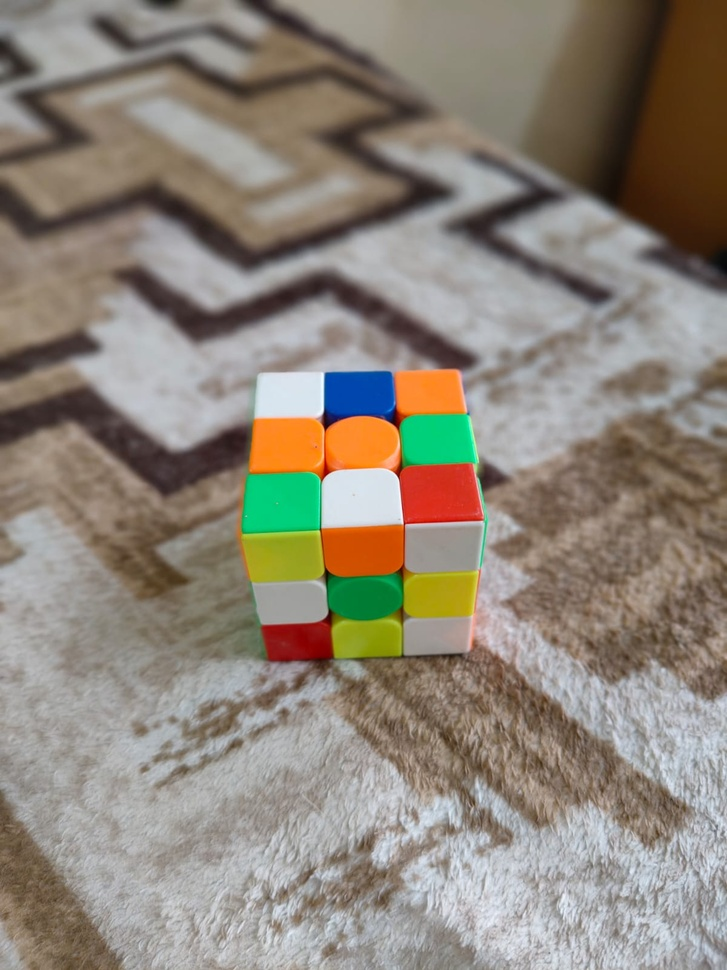
#> input picture Data/Original_Photo.jpeg, 727 x 970 px, shrunk from 1200 x 1600 before the run, found by its file name
$ python task1_restoration_segmentation.py
#> lines starting #> are read from the running program, lines starting #| are printed output that depends on the picture; after the words box and inside, x2 and y2 are one past the last pixel; in counts of white or black regions, pixels touching at a corner belong together; long printed decimals are rounded
import cv2
import numpy as np
import matplotlib.pyplot as plt
from skimage.metrics import peak_signal_noise_ratio as psnr
from skimage.metrics import structural_similarity as ssim

# ---------- Load Image ----------
img = cv2.imread('data/Original_Photo.jpeg')
#> img is the input picture: shape (970, 727, 3); mean B, G, R 121.1, 132.9, 141.3
img = cv2.cvtColor(img, cv2.COLOR_BGR2RGB)
gray = cv2.cvtColor(img, cv2.COLOR_RGB2GRAY)

# ---------- A. ADD NOISE ----------
def add_gaussian_noise(image, mean=0, sigma=25):
#> called with mean = 0, sigma = 25
    noise = np.random.normal(mean, sigma, image.shape).astype(np.float32)
    noisy = image.astype(np.float32) + noise
    return np.clip(noisy, 0, 255).astype(np.uint8)
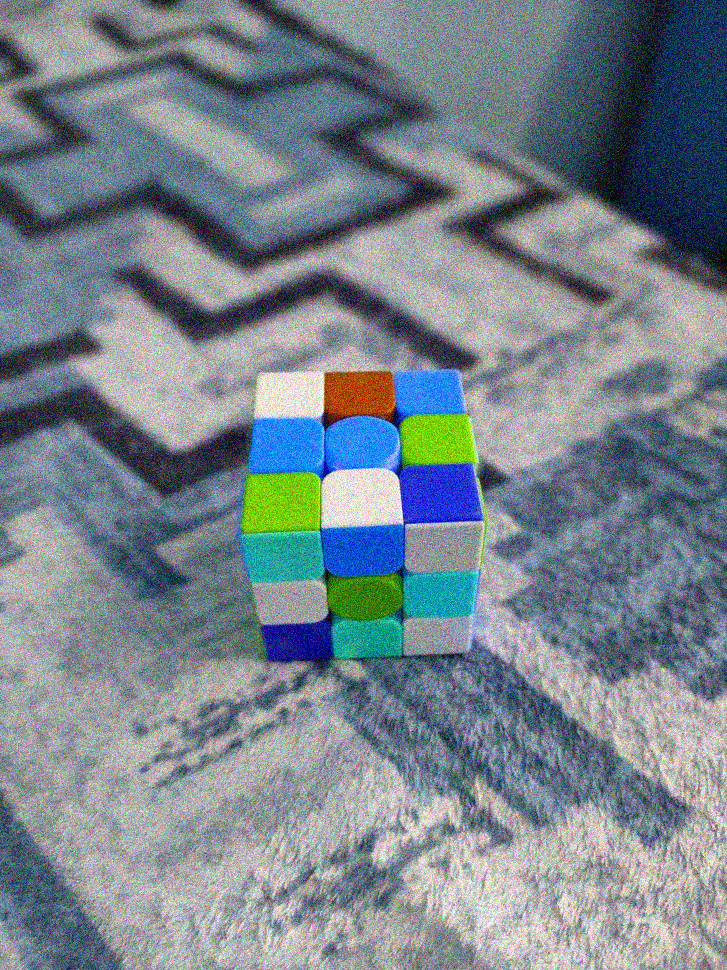
#> returned value: shape (970, 727, 3); mean of channels 0, 1, 2 140.8, 132.5, 121; drawn as B, G, R

def add_salt_pepper_noise(image, amount=0.02):
#> called with amount = 0.02
    noisy = image.copy()
    num_salt = int(amount * image.size * 0.5)
#> num_salt = 21155
    num_pepper = int(amount * image.size * 0.5)
#> num_pepper = 21155
    coords = [np.random.randint(0, i-1, num_salt) for i in image.shape[:2]]
    noisy[coords[0], coords[1]] = 255
    coords = [np.random.randint(0, i-1, num_pepper) for i in image.shape[:2]]
    noisy[coords[0], coords[1]] = 0
    return noisy

gaussian_noisy = add_gaussian_noise(img)
sp_noisy = add_salt_pepper_noise(img)

# ---------- B. RESTORE (Filtering) ----------
gaussian_restored = cv2.GaussianBlur(gaussian_noisy, (5,5), 0)
median_restored = cv2.medianBlur(sp_noisy, 5)

# ---------- C. METRICS ----------
print("PSNR (Gaussian noisy vs original):", psnr(img, gaussian_noisy))
#| PSNR (Gaussian noisy vs original): 20.282
print("PSNR (Gaussian restored vs original):", psnr(img, gaussian_restored))
#| PSNR (Gaussian restored vs original): 30.214
print("SSIM (Gaussian restored vs original):", ssim(img, gaussian_restored, channel_axis=2))
#| SSIM (Gaussian restored vs original): 0.7469

print("PSNR (S&P noisy vs original):", psnr(img, sp_noisy))
#| PSNR (S&P noisy vs original): 17.788
print("PSNR (Median restored vs original):", psnr(img, median_restored))
#| PSNR (Median restored vs original): 33.886
print("SSIM (Median restored vs original):", ssim(img, median_restored, channel_axis=2))
#| SSIM (Median restored vs original): 0.9187

# ---------- Save outputs ----------
cv2.imwrite('outputs/task1_restoration/gaussian_noisy.jpg', cv2.cvtColor(gaussian_noisy, cv2.COLOR_RGB2BGR))
cv2.imwrite('outputs/task1_restoration/sp_noisy.jpg', cv2.cvtColor(sp_noisy, cv2.COLOR_RGB2BGR))
cv2.imwrite('outputs/task1_restoration/gaussian_restored.jpg', cv2.cvtColor(gaussian_restored, cv2.COLOR_RGB2BGR))
cv2.imwrite('outputs/task1_restoration/median_restored.jpg', cv2.cvtColor(median_restored, cv2.COLOR_RGB2BGR))

# ---------- D. MORPHOLOGICAL PROCESSING & SEGMENTATION ----------
_, binary = cv2.threshold(gray, 127, 255, cv2.THRESH_BINARY + cv2.THRESH_OTSU)
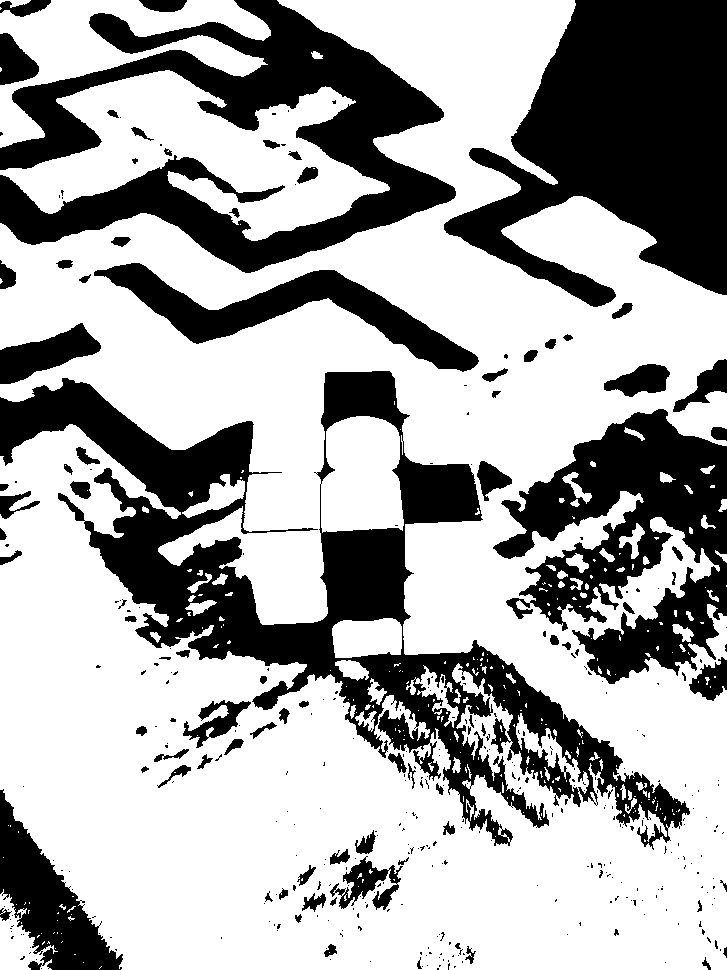
#> binary: shape (970, 727); 65.7% white; 392 black regions (306 under 20 px), largest, box (x1, y1, x2, y2) and area: (0, 371, 690, 850) 71592, (444, 0, 727, 307) 50949, (0, 0, 456, 273) 46437
kernel = np.ones((5,5), np.uint8)

erosion = cv2.erode(binary, kernel, iterations=1)
#> erosion: shape (970, 727); 56.4% white; 138 black regions (1 under 20 px), largest, box (x1, y1, x2, y2) and area: (0, 369, 696, 856) 99609, (0, 0, 458, 275) 55333, (442, 0, 727, 309) 53893
dilation = cv2.dilate(binary, kernel, iterations=1)
#> dilation: shape (970, 727); 74.4% white; 185 black regions (111 under 20 px), largest, box (x1, y1, x2, y2) and area: (446, 0, 727, 305) 48009, (0, 0, 454, 271) 37714, (497, 411, 727, 676) 21116
opening = cv2.morphologyEx(binary, cv2.MORPH_OPEN, kernel)
#> opening: shape (970, 727); 64.1% white; 205 black regions (132 under 20 px), largest, box (x1, y1, x2, y2) and area: (0, 371, 694, 854) 81286, (444, 0, 727, 307) 50975, (0, 0, 456, 273) 46747
closing = cv2.morphologyEx(binary, cv2.MORPH_CLOSE, kernel)
#> closing: shape (970, 727); 67.5% white; 123 black regions, largest, box (x1, y1, x2, y2) and area: (444, 0, 727, 307) 50931, (0, 0, 456, 273) 45952, (495, 409, 727, 684) 30470

cv2.imwrite('outputs/task1_restoration/binary.jpg', binary)
cv2.imwrite('outputs/task1_restoration/erosion.jpg', erosion)
cv2.imwrite('outputs/task1_restoration/dilation.jpg', dilation)
cv2.imwrite('outputs/task1_restoration/opening.jpg', opening)
cv2.imwrite('outputs/task1_restoration/closing.jpg', closing)

# ---------- E. CANNY EDGE DETECTION ----------
edges = cv2.Canny(gray, 100, 200)
#> edges: shape (970, 727); 4.1% white in thin lines or dots, all inside (x1, y1, x2, y2) = (2, 365, 727, 970)
cv2.imwrite('outputs/task1_restoration/canny_edges.jpg', edges)

# ---------- F. WATERSHED SEGMENTATION ----------
img_bgr = cv2.cvtColor(img, cv2.COLOR_RGB2BGR)
gray_ws = cv2.cvtColor(img_bgr, cv2.COLOR_BGR2GRAY)
_, thresh = cv2.threshold(gray_ws, 0, 255, cv2.THRESH_BINARY_INV + cv2.THRESH_OTSU)

# noise removal
kernel = np.ones((3,3), np.uint8)
opening_ws = cv2.morphologyEx(thresh, cv2.MORPH_OPEN, kernel, iterations=2)

# sure background
sure_bg = cv2.dilate(opening_ws, kernel, iterations=3)
#> sure_bg: shape (970, 727); 42.1% white; 50 white regions, largest, box (x1, y1, x2, y2) and area: (0, 375, 692, 846) 88524, (0, 0, 459, 276) 60436, (441, 0, 727, 310) 55304

# sure foreground
dist_transform = cv2.distanceTransform(opening_ws, cv2.DIST_L2, 5)
_, sure_fg = cv2.threshold(dist_transform, 0.5*dist_transform.max(), 255, 0)
#> sure_fg: shape (970, 727) float32; 1.9% white; 1 white region, box (x1, y1, x2, y2) and area: (617, 0, 727, 195) 13672
sure_fg = np.uint8(sure_fg)

# unknown region
unknown = cv2.subtract(sure_bg, sure_fg)
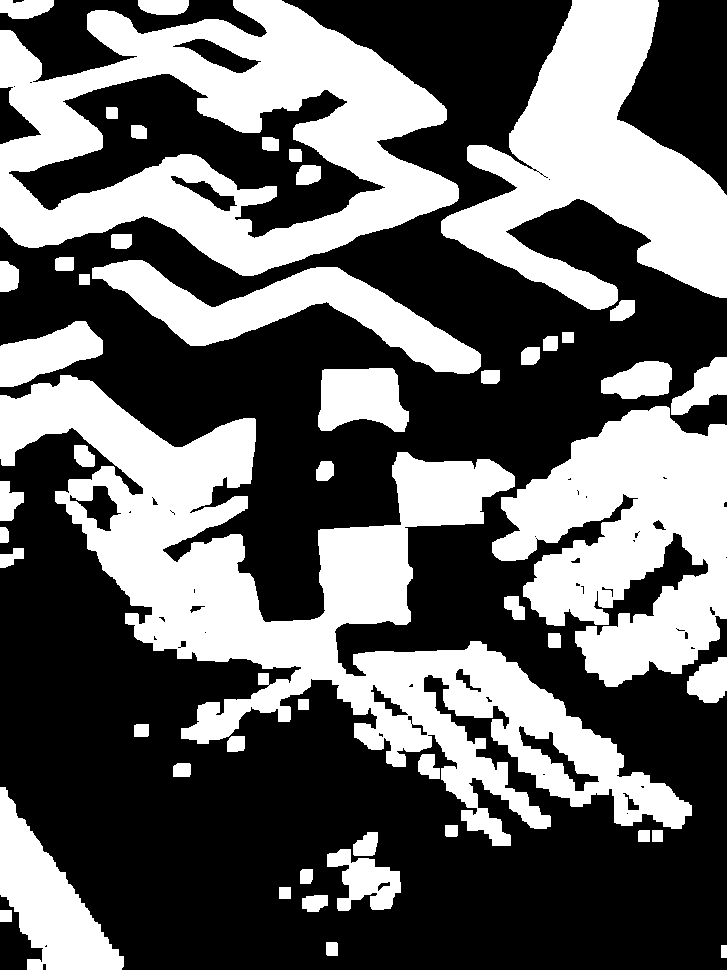
#> unknown: shape (970, 727); 40.2% white; 50 white regions, largest, box (x1, y1, x2, y2) and area: (0, 375, 692, 846) 88524, (0, 0, 459, 276) 60436, (441, 0, 727, 310) 41632

# marker labelling
_, markers = cv2.connectedComponents(sure_fg)
markers = markers + 1
markers[unknown == 255] = 0
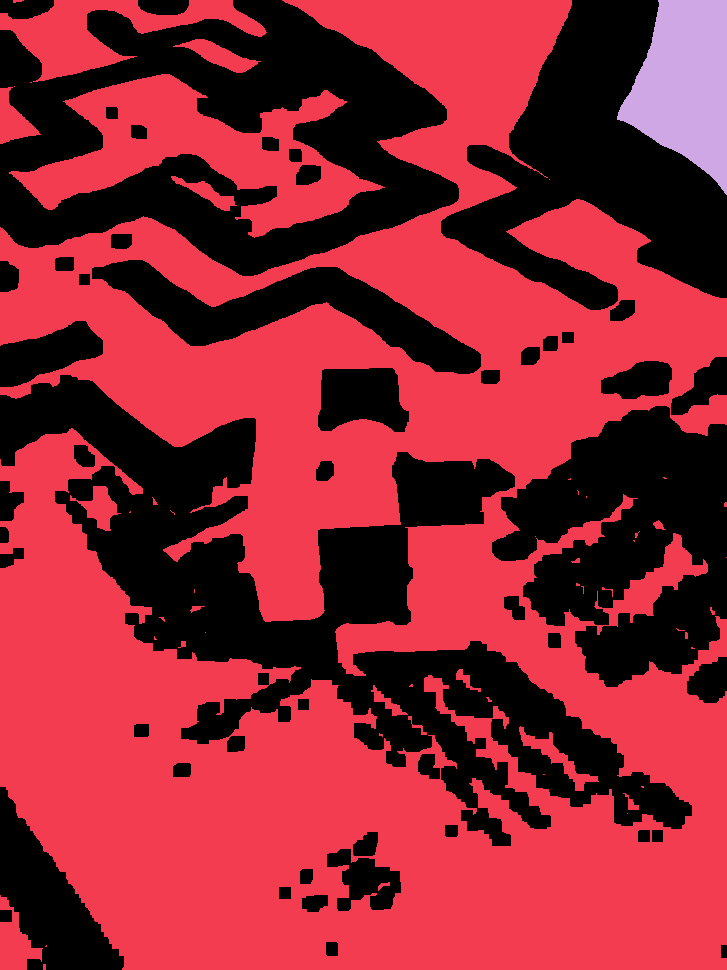
#> markers: shape (970, 727) int32; 3 distinct labels, from 0 to 2; one colour per label, 0 black

markers = cv2.watershed(img_bgr, markers)
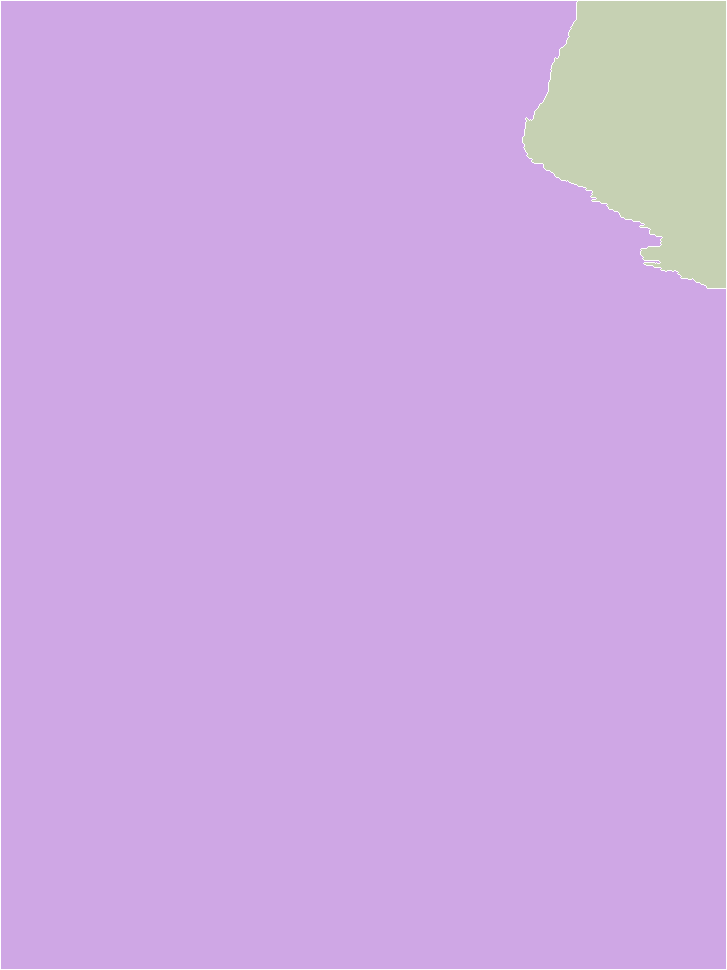
#> markers: shape (970, 727) int32; 3 distinct labels, from -1 to 2; one colour per label, 0 black, -1 white
img_bgr[markers == -1] = [0, 0, 255]  # mark boundaries in red
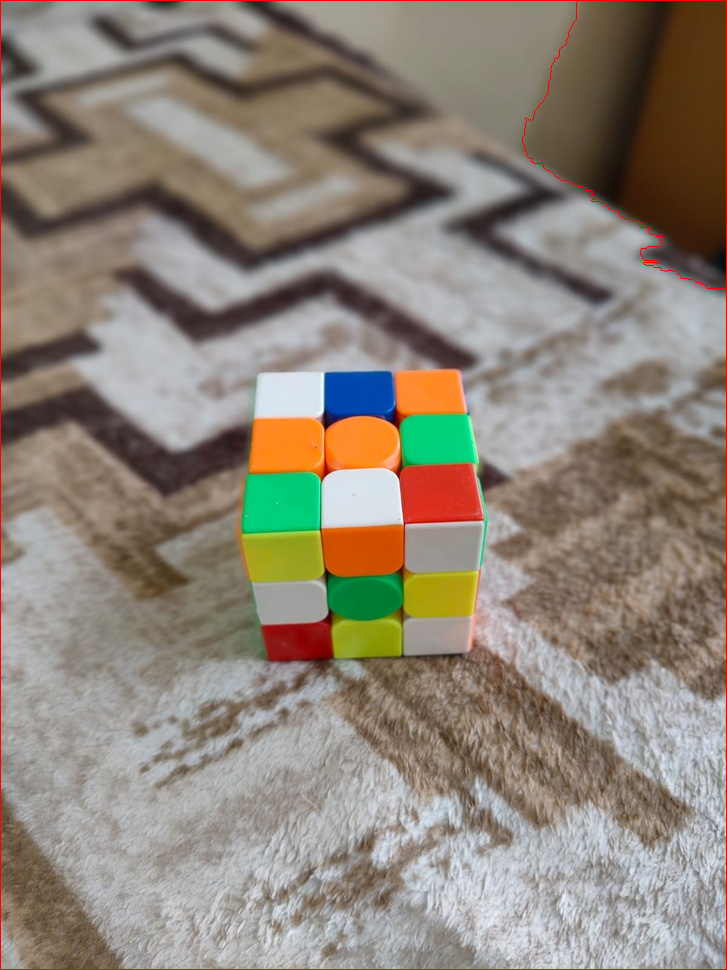
#> img_bgr: shape (970, 727, 3); 0.55% of pixels changed, all inside (x1, y1, x2, y2) = (0, 0, 727, 970)

cv2.imwrite('outputs/task1_restoration/watershed_result.jpg', img_bgr)

print("Task 1 completed. Check outputs/task1_restoration folder.")
